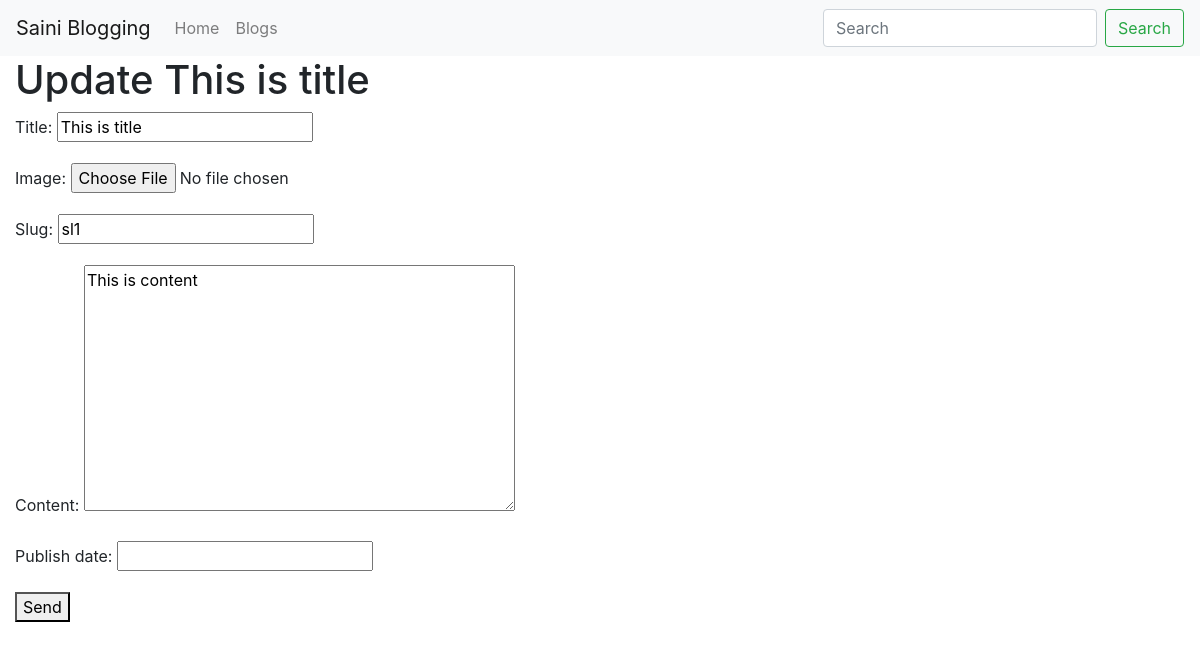
The app's page /blog/sl1/edit/ (signed in), older data.
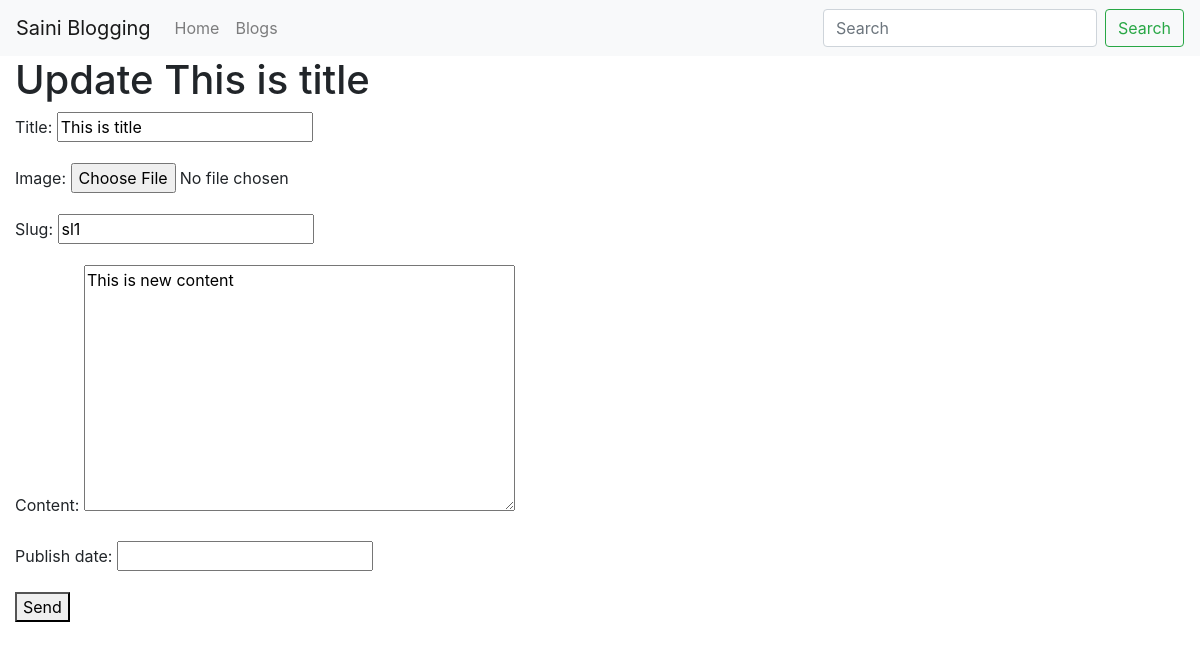
The same page, newer data.
### blog/models.py (models this page shows, shortened)
class BlogPost(models.Model):
	user = models.ForeignKey(User, default=1, on_delete=models.SET_NULL, null = True)
	slug = models.SlugField(unique=True)
	title = models.CharField(max_length=120)
	content = models.TextField(null=True, blank=True)
	image = models.ImageField(upload_to='image/',blank=True, null=True)
	publish_date = models.DateTimeField(auto_now=False,auto_now_add=False,null=True,blank=True)
	timestamp = models.DateTimeField(auto_now_add=True)
	updated = models.DateTimeField(auto_now=True)
	objects = BlogPostManager()
	class Meta:
		ordering=['-publish_date','-updated','-timestamp']

### blog/views.py (the view)
# urls.py: path('<str:slug>/edit/', blog_update_view),
@staff_member_required
def blog_update_view(request, slug):
	obj = get_object_or_404(BlogPost, slug=slug)
	form = BlogPostModelForm(request.POST or None,request.FILES or None ,instance=obj)
	if form.is_valid():
		form.save()
	template = 'form.html'
	context = {'form':form,
				'title':f"Update {obj.title}"}
	return render(request,template,context)

### blog/forms.py (shortened to what this page needs)
class BlogPostModelForm(forms.ModelForm):
	class Meta:
		model = BlogPost
		fields = ['title','image','slug','content','publish_date']

### blog/models.py (called while the page is built)
	def get_queryset(self):
		return BlogPostQuerySet(self.model, using=self._db)

### templates/form.html
{% extends "base.html" %}
{% block content %}
{% if title %}
<h1>{{title}}</h1>
{% endif %}
<form method="POST" action="."> {% csrf_token %}
	{{ form.as_p }}
	<button type="submit">Send</button>
</form>
{% endblock %}

Row changes from the older to the newer data that the page shows:
changed BlogPost "This is title": content "This is content" → "This is new content"
